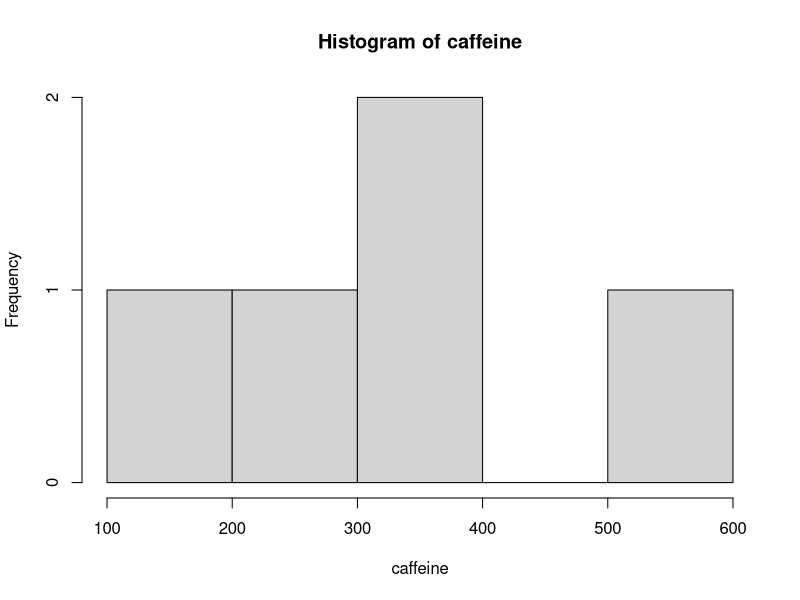

Write the R code that produced this figure.
#store data in objects
coffee <- c(1, 3, 2, 5, 3)
gender <- c('male', 'male', 'female', 'female', 'female')

#show content of 'coffee' and 'gender'
coffee
gender

#calculate caffeine
caffeine <- coffee * 112.5

#show content of 'caffeine'
caffeine

#run various functions
sqrt(caffeine)  # the square root
log(caffeine)   # the natural logarithm
round(caffeine) # round to nearest integer
sum(caffeine)   # the sum
mean(caffeine)  # the mean
hist(caffeine)  # draw a histogram
table(gender)   # counts of males and females

#all text placed on the right of this sign is
#ignored by R (not used for making computations)